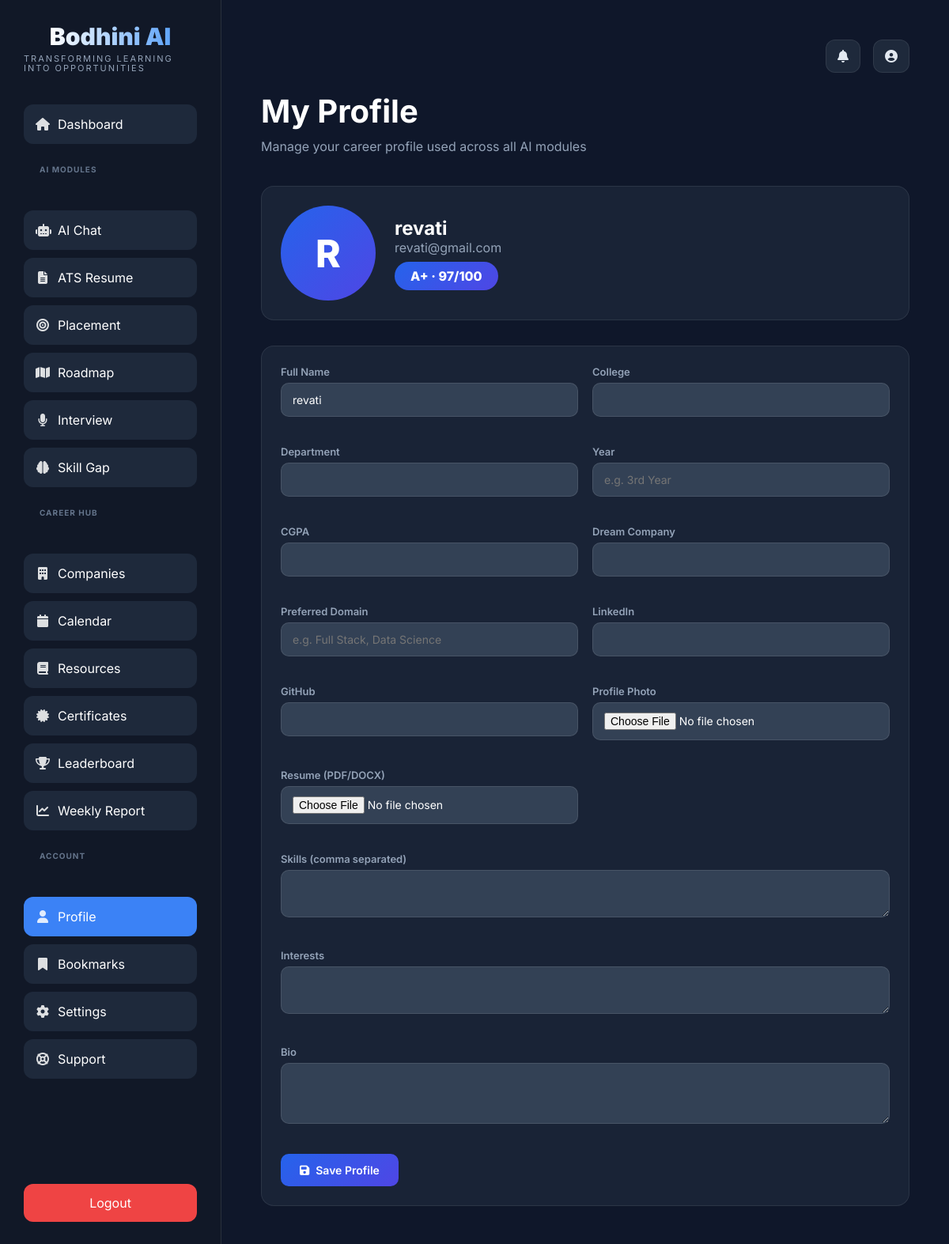
The page /profile (signed in) on the database its author committed.
### database.py (models this page shows)
class User(db.Model):
    id = db.Column(db.Integer, primary_key=True)
    username = db.Column(db.String(100), nullable=False)
    email = db.Column(db.String(120), unique=True, nullable=False)
    password = db.Column(db.String(255), nullable=False)
    is_admin = db.Column(db.Boolean, default=False)
    is_active = db.Column(db.Boolean, default=True)
    profile_picture = db.Column(db.String(255), default='default-avatar.png')
    college = db.Column(db.String(255))
    department = db.Column(db.String(255))
    year = db.Column(db.String(50))
    cgpa = db.Column(db.String(50))
    skills = db.Column(db.Text)
    interests = db.Column(db.Text)
    dream_company = db.Column(db.String(255))
    preferred_domain = db.Column(db.String(255))
    linkedin = db.Column(db.String(500))
    github = db.Column(db.String(500))
    resume_path = db.Column(db.String(500))
    bio = db.Column(db.Text)
    theme = db.Column(db.String(20), default='dark')
    notify_email = db.Column(db.Boolean, default=True)
    notify_push = db.Column(db.Boolean, default=True)
    language = db.Column(db.String(20), default='en')
    created_at = db.Column(db.String(50))
    last_login = db.Column(db.String(50))
    resume_analyses = db.relationship('ResumeAnalysis', backref='user', lazy='dynamic')
    placement_predictions = db.relationship('PlacementPrediction', backref='user', lazy='dynamic')
    interview_histories = db.relationship('InterviewHistory', backref='user', lazy='dynamic')
    skill_gap_analyses = db.relationship('SkillGapAnalysis', backref='user', lazy='dynamic')
    chat_logs = db.relationship('AIChatLog', backref='user', lazy='dynamic')

### routes/student.py (the view, shortened to what this page needs)
@student_bp.route('/profile', methods=['GET', 'POST'])
@login_required
def profile():
    user = get_current_user()
    gamification = get_or_create_gamification(user.id)
    scores = compute_career_scores(user.id, (
        User, ResumeAnalysis, PlacementPrediction,
        InterviewHistory, SkillGapAnalysis, UserCertificate,
    ))
    return render_template('student/profile.html', user=user, gamification=gamification,
                           scores=scores, badges=get_badges_display(gamification))

### routes/student.py (called while the page is built)
@student_bp.context_processor
def inject_globals():
    if 'user_id' not in session:
        return {}
    return {
        'unread_notifications': get_unread_count(session['user_id']),
        'current_user_obj': get_current_user(),
    }

### services/career_score.py (called while the page is built, shortened)
def _grade(score):
    if score >= 90:
        return 'A+'

### services/gamification.py (called while the page is built)
def get_or_create_gamification(user_id):
    g = UserGamification.query.filter_by(user_id=user_id).first()
    if not g:
        g = UserGamification(user_id=user_id, badges='[]')
        db.session.add(g)
        db.session.commit()
    return g

def get_badges_display(gamification):
    badges = json.loads(gamification.badges or '[]')
    return [BADGE_DEFS.get(b, {'name': b, 'icon': '🏅'}) for b in badges]

### services/notifications.py (called while the page is built)
def get_unread_count(user_id):
    return Notification.query.filter_by(user_id=user_id, is_read=False).count()

### utils/student_auth.py (called while the page is built)
def login_required(f):
    @wraps(f)
    def decorated(*args, **kwargs):
        if 'user_id' not in session:
            return redirect(url_for('login'))
        return f(*args, **kwargs)
    return decorated

def get_current_user():
    from database import User
    if 'user_id' not in session:
        return None
    return User.query.get(session['user_id'])

### templates/student/profile.html (shortened to what this page needs)
{% extends 'student/base.html' %}
{% block content %}
<h1>My Profile</h1>
<p class="subtitle">Manage your career profile used across all AI modules</p>
<div class="profile-header glass-card">
    {% if user.profile_picture and user.profile_picture != 'default-avatar.png' %}
    <img src="{{ url_for('static', filename=user.profile_picture) }}" class="profile-avatar" alt="">
    {% else %}
    <div class="profile-avatar-placeholder">{{ user.username[0]|upper }}</div>
    {% endif %}
    <div>
        <h2>{{ user.username }}</h2>
        <p style="color:#94a3b8;">{{ user.email }}</p>
        <span class="grade-badge" style="font-size:16px;margin-top:8px;display:inline-block;">{{ scores.grade }} · {{ scores.overall }}/100</span>
    </div>
</div>
<form method="POST" enctype="multipart/form-data" class="premium-form glass-card">
    <div class="form-grid">
        <div class="form-group"><label>Full Name</label><input type="text" name="username" value="{{ user.username }}" required></div>
        <div class="form-group"><label>College</label><input type="text" name="college" value="{{ user.college or '' }}"></div>
        <div class="form-group"><label>Department</label><input type="text" name="department" value="{{ user.department or '' }}"></div>
        <div class="form-group"><label>Year</label><input type="text" name="year" value="{{ user.year or '' }}" placeholder="e.g. 3rd Year"></div>
        <div class="form-group"><label>CGPA</label><input type="text" name="cgpa" value="{{ user.cgpa or '' }}"></div>
        <div class="form-group"><label>Dream Company</label><input type="text" name="dream_company" value="{{ user.dream_company or '' }}"></div>
        <div class="form-group"><label>Preferred Domain</label><input type="text" name="preferred_domain" value="{{ user.preferred_domain or '' }}" placeholder="e.g. Full Stack, Data Science"></div>
        <div class="form-group"><label>LinkedIn</label><input type="url" name="linkedin" value="{{ user.linkedin or '' }}"></div>
        <div class="form-group"><label>GitHub</label><input type="url" name="github" value="{{ user.github or '' }}"></div>
        <div class="form-group"><label>Profile Photo</label><input type="file" name="profile_picture" accept="image/*"></div>
        <div class="form-group"><label>Resume (PDF/DOCX)</label><input type="file" name="resume" accept=".pdf,.docx"></div>
        <div class="form-group" style="grid-column:1/-1;"><label>Skills (comma separated)</label><textarea name="skills" rows="2">{{ user.skills or '' }}</textarea></div>
        <div class="form-group" style="grid-column:1/-1;"><label>Interests</label><textarea name="interests" rows="2">{{ user.interests or '' }}</textarea></div>
        <div class="form-group" style="grid-column:1/-1;"><label>Bio</label><textarea name="bio" rows="3">{{ user.bio or '' }}</textarea></div>
    </div>
    <button type="submit" class="btn-gradient" style="margin-top:16px;"><i class="fas fa-save"></i> Save Profile</button>
</form>
{% endblock %}

### static/css/style.css (style rules this page uses)
* { margin:0; padding:0; box-sizing:border-box; font-family:'Inter',sans-serif; }
body { background:#0f172a; color:white; }
.main-content h1 { font-size:40px; margin-bottom:10px; }
.subtitle { color:#94a3b8; margin-bottom:40px; }
.form-grid { display:grid; grid-template-columns:repeat(2, minmax(0, 1fr)); gap:16px; }
body { margin:0; font-family:'Segoe UI',sans-serif; background:#0f172a; color:white; }

### static/css/premium.css (style rules this page uses)
:root { --premium-primary: #2563eb; --premium-primary-2: #4f46e5; --premium-glass: rgba(30, 41, 59, 0.75); --premium-glass-border: rgba(255, 255, 255, 0.08); --premium-radius: 16px; --premium-shadow: 0 8px 32px rgba(0, 0, 0, 0.2); }
.glass-card { background: var(--premium-glass); backdrop-filter: blur(16px); border: 1px solid var(--premium-glass-border); border-radius: var(--premium-radius); padding: 24px; transition: transform 0.3s ease, box-shadow 0.3s ease; }
.grade-badge { display: inline-block; padding: 8px 20px; border-radius: 30px; background: linear-gradient(135deg, var(--premium-primary), var(--premium-primary-2)); font-weight: 800; font-size: 24px; }
.profile-header { display: flex; gap: 24px; align-items: center; flex-wrap: wrap; margin-bottom: 32px; }
.profile-avatar-placeholder { width: 120px; height: 120px; border-radius: 50%; display: flex; align-items: center; justify-content: center; font-size: 48px; font-weight: 800; color: #fff; background: linear-gradient(135deg, var(--premium-primary), var(--premium-primary-2)); }
.premium-form .form-group { margin-bottom: 18px; }
.premium-form label { display: block; font-size: 13px; color: #94a3b8; margin-bottom: 6px; font-weight: 600; }
.premium-form input, .premium-form select, .premium-form textarea { width: 100%; padding: 12px 14px; background: #334155; border: 1px solid rgba(255,255,255,0.1); border-radius: 10px; color: #fff; font-size: 14px; font-family: inherit; }
.form-grid { display: grid; grid-template-columns: repeat(auto-fit, minmax(260px, 1fr)); gap: 18px; }
.btn-gradient { background: linear-gradient(135deg, var(--premium-primary), var(--premium-primary-2)); color: #fff; border: none; padding: 12px 24px; border-radius: 10px; font-weight: 600; cursor: pointer; text-decoration: none; display: inline-flex; align-items: center; gap: 8px; transition: all 0.25s; font-size: 14px; }

### rows shown on the page
User: username "R", username "revati", email "revati@gmail.com"

### other values the page prints
{{ scores.grade }} "A+"
{{ scores.overall }} "97"
